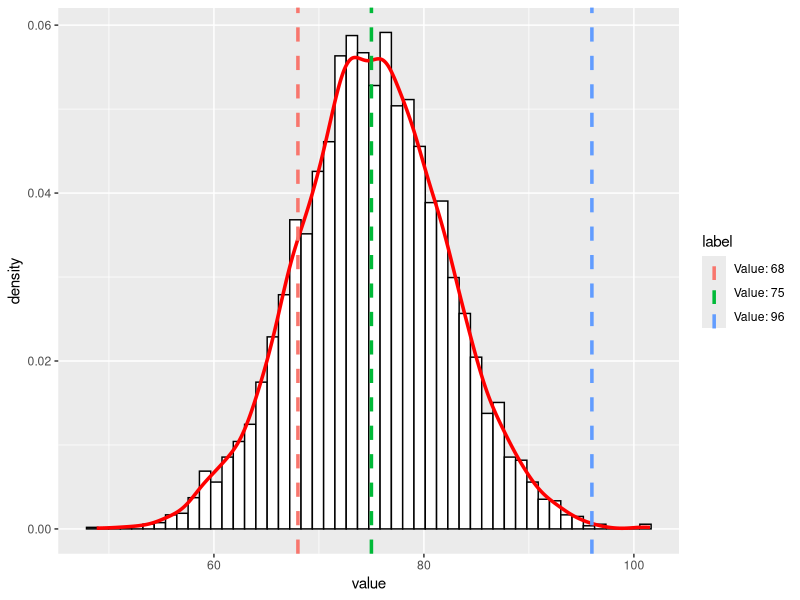

Write the R code that produced this figure.
# Christopher A. Lee
# ENBC 332
# Homework 3 Problem 1
# 09/22/2025

# Part A
install.packages("ggplot2")
library(ggplot2)

data <- rnorm(5000, mean = 75, sd = 7)
df <- data.frame(value = data)
first_plot <- ggplot(df, aes(x = value)) +
  geom_histogram(aes(y = ..density..), bins = 50, fill = "white", color = "black") +
  geom_density(color = "red", size = 1.2)

# Part B
mean_data <- mean(data)
sd_data <- sd(data)
z_score1 <- (68 - mean_data) / sd_data
z_score2 <- (75 - mean_data) / sd_data
z_score3 <- (96 - mean_data) / sd_data
cat("Z Score at 68:", z_score1)
cat("Z Score at 75:", z_score2)
cat("Z Score at 96:", z_score3)

data_points <- c(68, 75, 96)

vertical_lines <- data.frame(
  x_intercept = data_points,
  label = paste("Value:", data_points)
)

final_plot <- first_plot +
  geom_vline(
    data = vertical_lines,
    aes(xintercept = x_intercept, color = label), # Map color to the label
    size = 1.2,
    linetype = "dashed",
  )
print(final_plot)

# Part C
# Please refer to the Problem 1 Part C of the discussion file
